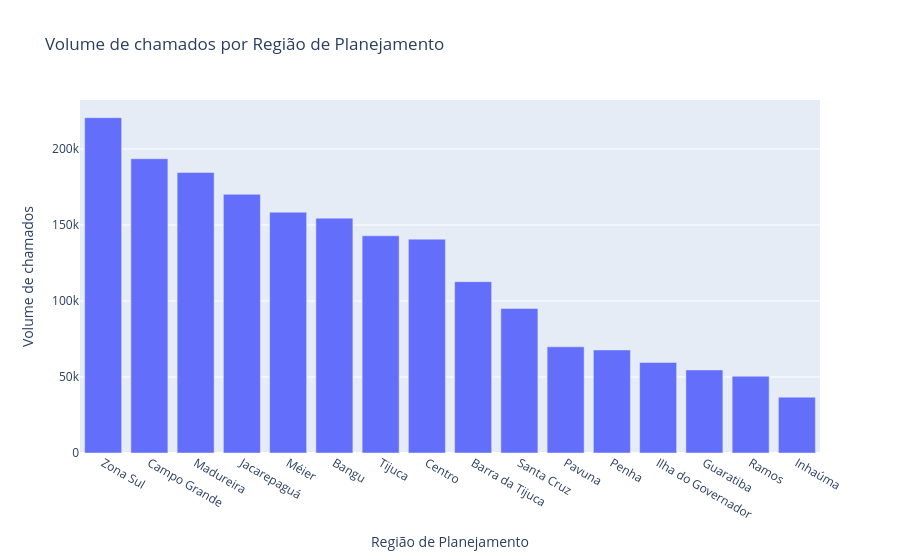

The notebook cell this image was saved under:
### Markdown cell above
### Análise
i. Volume de chamados por Região de Planejamento

A análise por região de planejamento altera a leitura territorial ao agrupar áreas ainda mais amplas da cidade. Diferentemente dos níveis anteriores, observa-se que a Zona Sul passa a liderar em volume de chamados, indicando que, quando considerada de forma agregada, essa região concentra uma demanda significativa.
Esse resultado mostra que, embora bairros da Zona Oeste e Norte se destaquem individualmente, a Zona Sul, ao reunir vários bairros com volumes relevantes, apresenta maior peso total. Assim, a análise por região de planejamento evidencia uma reorganização da concentração territorial, destacando como a escolha da granularidade impacta diretamente a interpretação dos dados.

### Code cell
# Volume por área de planejamento
df_ap = (
    df_geoanalise
    .groupby("nome_regiao_planejamento", as_index=False)
    .agg(volume_total=("volume_chamados", "sum"))
    .sort_values("volume_total", ascending=False)
)
fig = px.bar(
    df_ap,
    x="nome_regiao_planejamento",
    y="volume_total",
    title="Volume de chamados por Região de Planejamento",
    labels={
        "nome_regiao_planejamento": "Região de Planejamento",
        "volume_total": "Volume de chamados"
    }
)

fig.show()

### Figure 1 — Plotly figure (JSON) as saved in the notebook; plotly's stock layout.template omitted (floating-point values rounded to 4 significant figures)
{"data": [{"hovertemplate": "Região de Planejamento=%{x}<br>Volume de chamados=%{y}<extra></extra>", "legendgroup": "", "marker": {"color": "#636efa", "pattern": {"shape": ""}}, "name": "", "orientation": "v", "showlegend": false, "textposition": "auto", "type": "bar", "x": ["Zona Sul", "Campo Grande", "Madureira", "Jacarepaguá", "Méier", "Bangu", "Tijuca", "Centro", "Barra da Tijuca", "Santa Cruz", "Pavuna", "Penha", "Ilha do Governador", "Guaratiba", "Ramos", "Inhaúma"], "xaxis": "x", "y": [220627, 193598, 184585, 170185, 158428, 154489, 142890, 140690, 112716, 95101, 69852, 67803, 59553, 54629, 50487, 36740], "yaxis": "y"}], "layout": {"barmode": "relative", "legend": {"tracegroupgap": 0}, "title": {"text": "Volume de chamados por Região de Planejamento"}, "xaxis": {"anchor": "y", "domain": [0, 1], "title": {"text": "Região de Planejamento"}}, "yaxis": {"anchor": "x", "domain": [0, 1], "title": {"text": "Volume de chamados"}}}}
